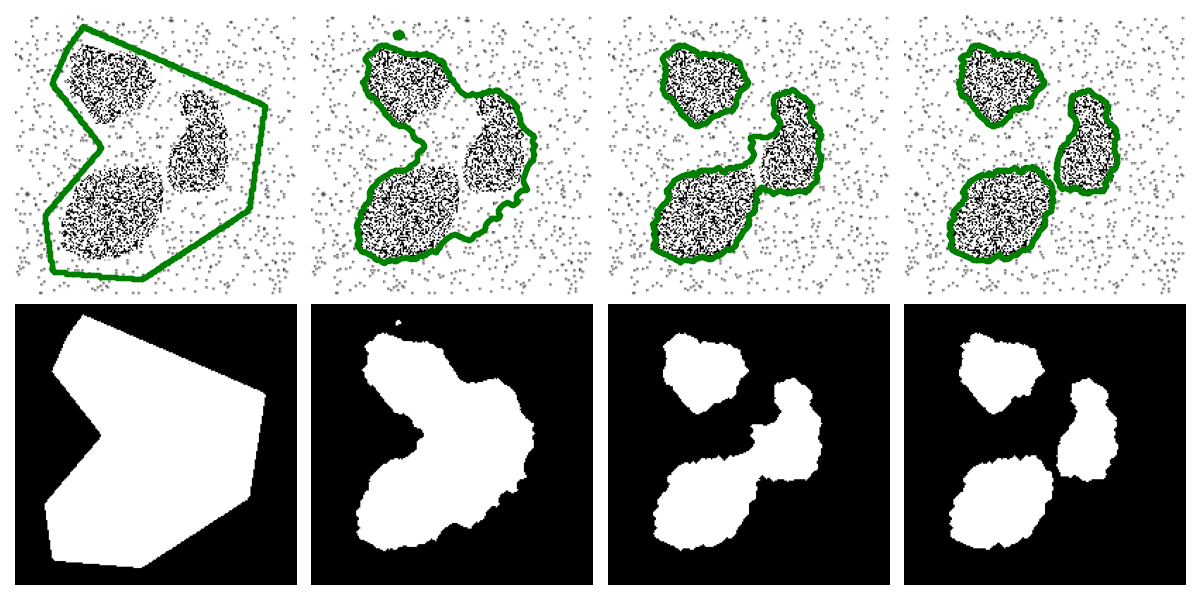

Source code (Python):
import os
import numpy as np
import matplotlib.pyplot as plt
from skimage.io import imread
from skimage.util import img_as_float
from skimage.measure import find_contours
import scipy.io as sio

from libDIP.levelSetFunction4e import levelSetFunction4e
from libDIP.levelSetForce4e import levelSetForce4e
from libDIP.levelSetIterate4e import levelSetIterate4e
from libDIP.levelSetReInit4e import levelSetReInit4e
from libDIPUM.curve_manual_input import curve_manual_input
from libDIPUM.coord2mask import coord2mask
from libDIPUM.curve_display import curve_display
from libDIPUM.data_path import dip_data

# Parameters
mu = 0.5
nu = 0
lambda1 = 1
lambda2 = 1
iterations = [500, 1000, 1500]

# Data
img_path = dip_data('noisy-blobs.tif')
f = img_as_float(imread(img_path))
M, N = f.shape

# Input initial phi manually.
if os.path.exists('Figure1132.mat'):
    mat = sio.loadmat('Figure1132.mat')
    x = mat['y'].squeeze()
    y = mat['x'].squeeze()
else:
    x, y, vx, vy = curve_manual_input(f, 200, 'g.')
    sio.savemat('Figure1132.mat', {'x': x, 'y': y, 'vx': vx, 'vy': vy})

binmask = coord2mask(M, N, x, y)

# Create and display initial level set function.
phi_list = [levelSetFunction4e('mask', binmask)]
c_list = [find_contours(phi_list[0], level=0.0)]

for niter in iterations:
    phi = phi_list[0].copy()
    C = 0.5
    for i in range(1, niter + 1):
        F = levelSetForce4e('regioncurve', [f, phi, mu, nu, lambda1, lambda2], ['Fn', 'Cn'])
        phi = levelSetIterate4e(phi, F)
        if i % 5 == 0:
            phi = levelSetReInit4e(phi, 5, 0.5)
    phi_list.append(phi)
    c_list.append(find_contours(phi, level=0.0))

# Display
fig, axes = plt.subplots(2, 4, figsize=(12, 6))
for idx in range(len(iterations) + 1):
    ax = axes[0, idx]
    ax.imshow(f, cmap='gray')
    ax.axis('off')
    for cc in c_list[idx]:
        # find_contours gives (row, col). curve_display(x,y) does plot(y,x),
        # so pass x=row, y=col to display as plot(col,row).
        curve_display(cc[:, 0], cc[:, 1], 'g.', ax=ax)

    ax2 = axes[1, idx]
    ax2.imshow(phi_list[idx] <= 0, cmap='gray')
    ax2.axis('off')

plt.tight_layout()
plt.savefig('Figure1132.png')
plt.show()
